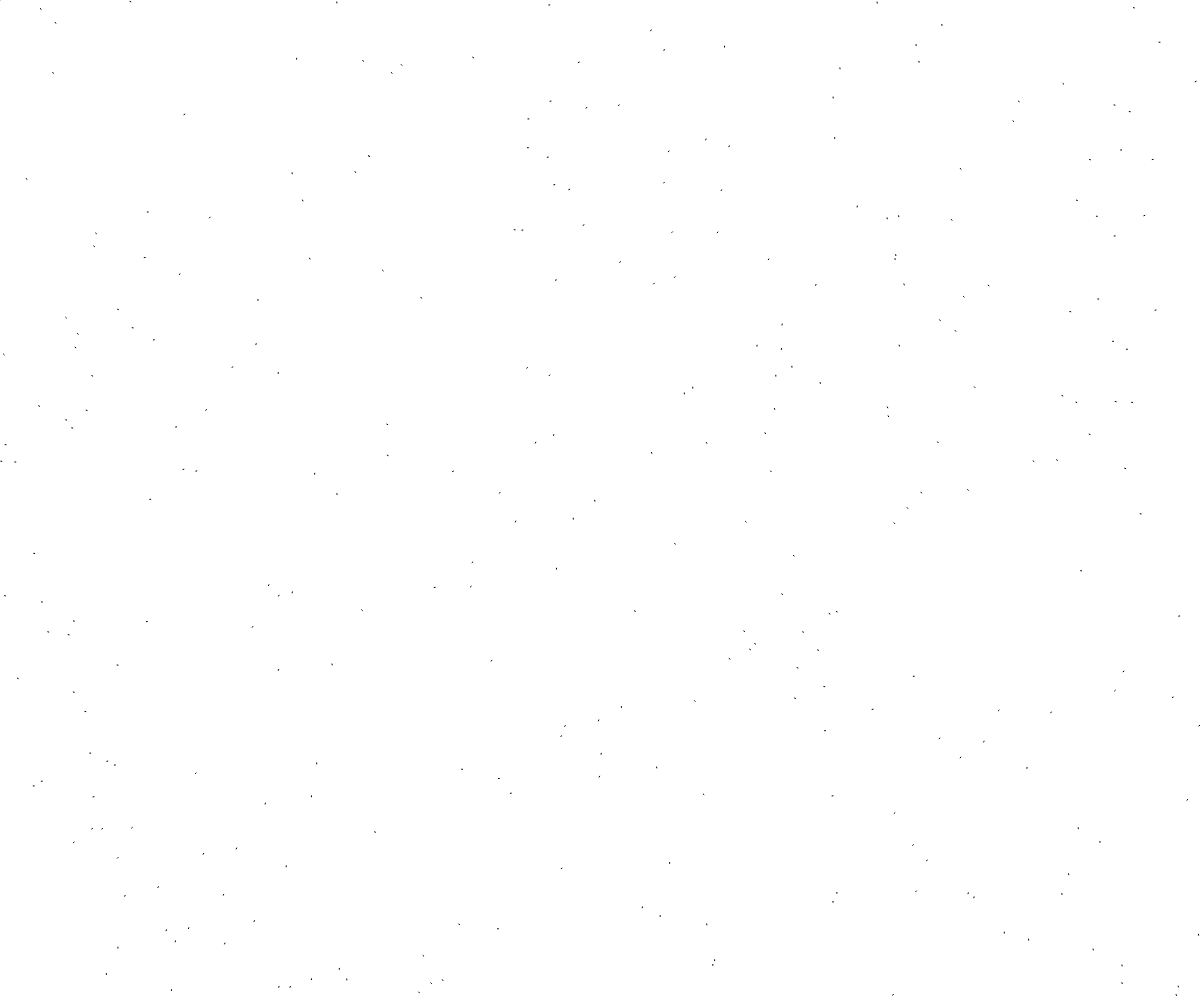
Frame 1 (no input)
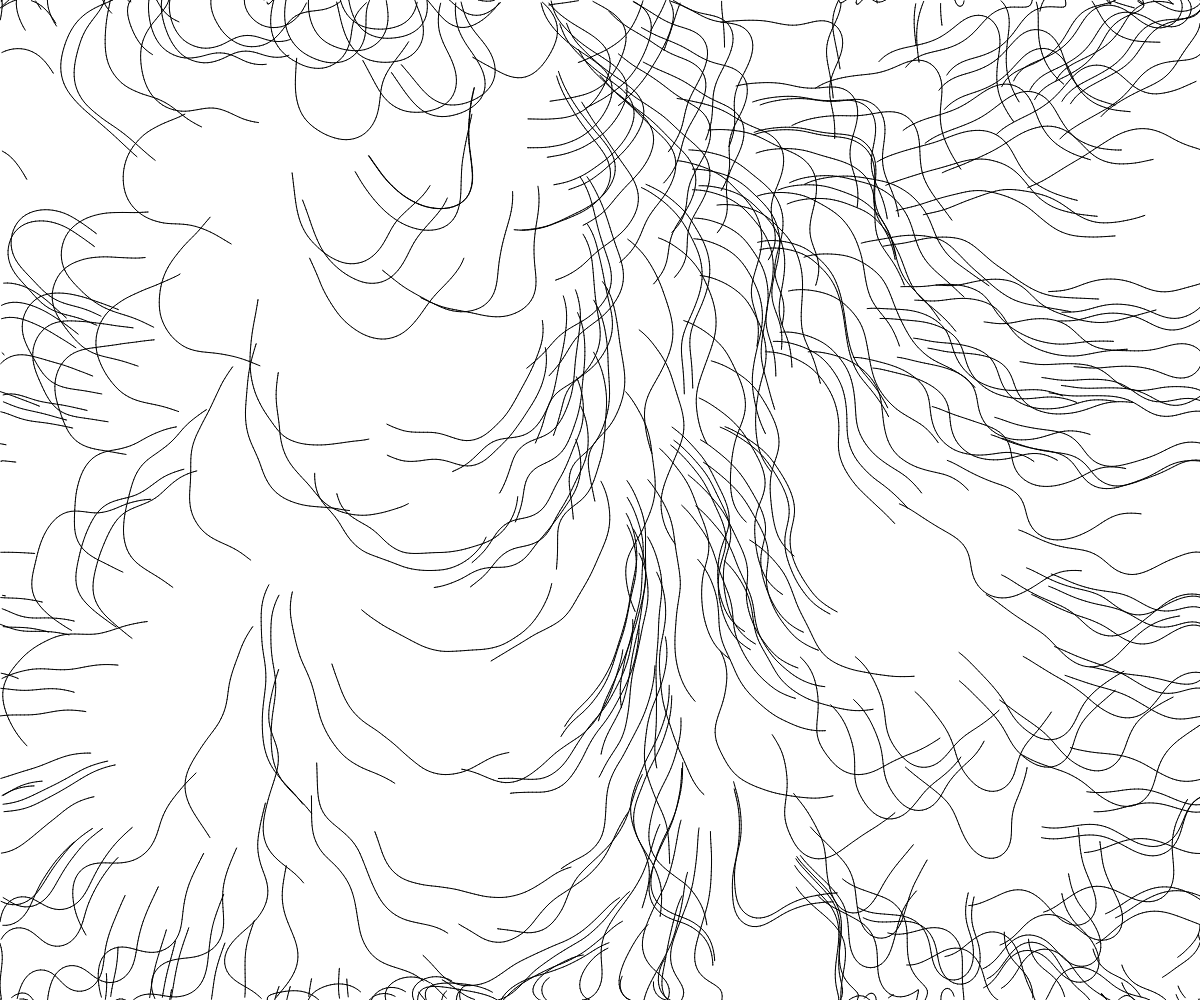
Frame 60 (no input)
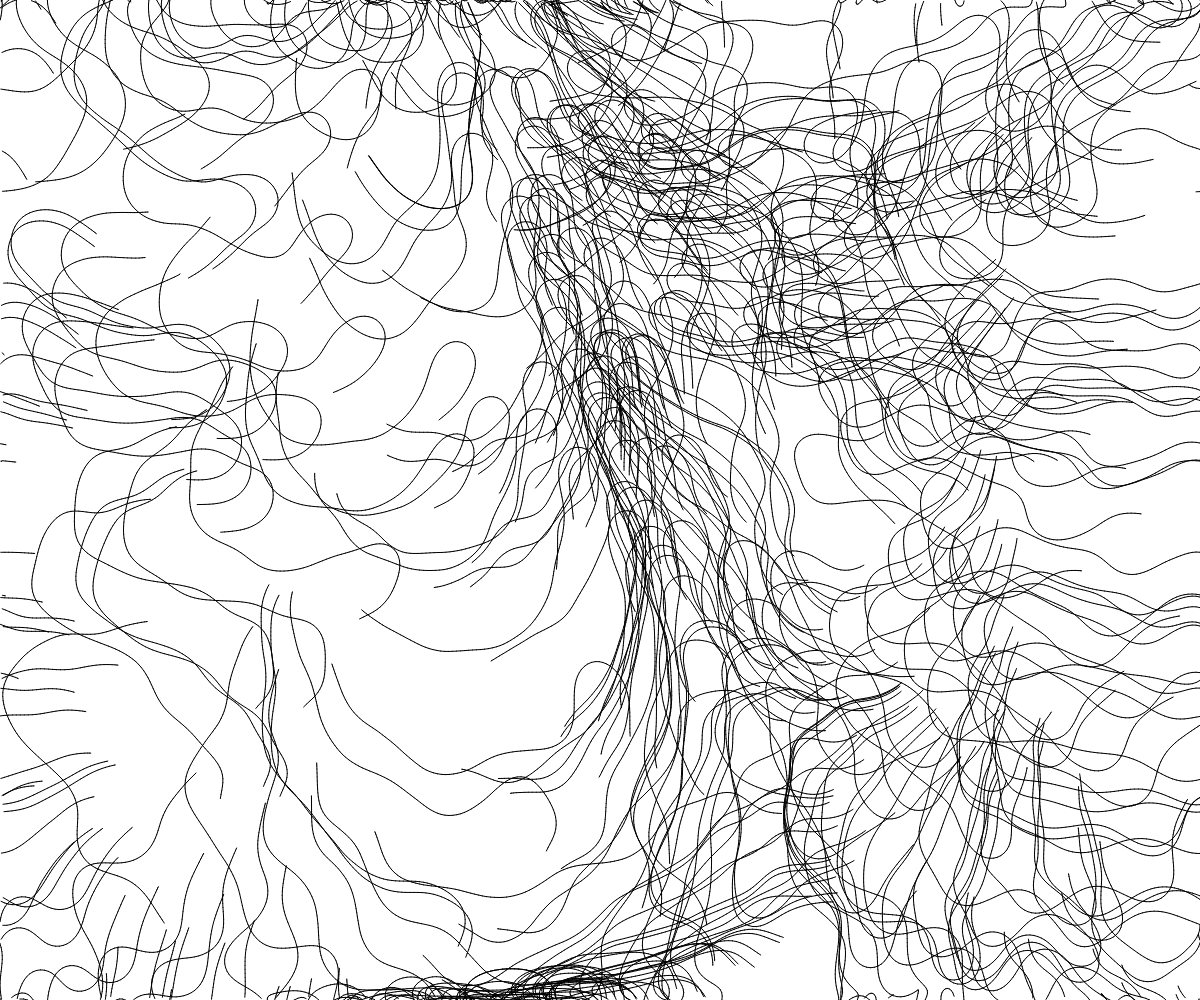
Frame 120 (the mouse pressed at the canvas centre since frame 60)

The p5.js sketch that drew these frames (run headless with seeded random() and noise() and a simulated clock; from frame 60 on, the mouse is pressed at the canvas centre):

// p5.js sketch
// ── sketch.js
var scl = 20;
var cols, rows;
var inc = 0.01;
var zoff = 0;
var noOfParticles = 300;
var particles = [];
var cl;

function setup() {
  createCanvas(windowWidth, windowHeight);
  colorMode(HSB);
  cols = floor(width / scl);
  rows = floor(height / scl);
  cl = color(51, 51, 51, 0.1);

  flowfield = new Array(cols * rows);

  for (var i = 0; i < noOfParticles; i++) {
    particles[i] = new Particle();
  }
  frameRate(25);
}

function draw() {
  var yoff = 0;
  for (var y = 0; y < rows; y++) {
    var xoff = 0;
    for (var x = 0; x < cols; x++) {
      var index = x + y * cols;
      var angle = noise(xoff, yoff, zoff) * TWO_PI * 4;
      var v = p5.Vector.fromAngle(angle);
      v.setMag(1);
      flowfield[index] = v;
      xoff += inc;
      stroke(0, 50);
    }
    yoff += inc;
    zoff += 0.0003;
  }

  for (var i = 0; i < particles.length; i++) {
    particles[i].follow(flowfield);
    particles[i].update();
    particles[i].edges();
    particles[i].show();
  }
}

// ── particle.js
function Particle() {
  this.pos = createVector(random(width), random(height));
  this.vel = createVector(0, 0);
  this.acc = createVector(0, 0);
  this.maxspeed = 4;
  this.h = 0;

  this.prevPos = this.pos.copy();

  this.update = function() {
    this.vel.add(this.acc);
    this.vel.limit(this.maxspeed);
    this.pos.add(this.vel);
    this.acc.mult(0);
  }

  this.follow = function(vectors) {
    var x = floor(this.pos.x / scl);
    var y = floor(this.pos.y / scl);
    var index = x + y * cols;
    var force = vectors[index];
    this.applyForce(force);
  }

  this.applyForce = function(force) {
    this.acc.add(force);
  }

  this.show = function() {
    fl = alpha(cl);
    stroke(fl);

    this.h = this.h + 1;
    if (this.h > 255) {
      this.h = 0;
    }
    strokeWeight(1);
    line(this.pos.x, this.pos.y, this.prevPos.x, this.prevPos.y);
    this.updatePrev();
  }

  this.updatePrev = function() {
    this.prevPos.x = this.pos.x;
    this.prevPos.y = this.pos.y;
  }

  this.edges = function() {
    if (this.pos.x > width) {
      this.pos.x = 0;
      this.updatePrev();
    }
    if (this.pos.x < 0) {
      this.pos.x = width;
      this.updatePrev();
    }
    if (this.pos.y > height) {
      this.pos.y = 0;
      this.updatePrev();
    }
    if (this.pos.y < 0) {
      this.pos.y = height;
      this.updatePrev();
    }

  }

}
